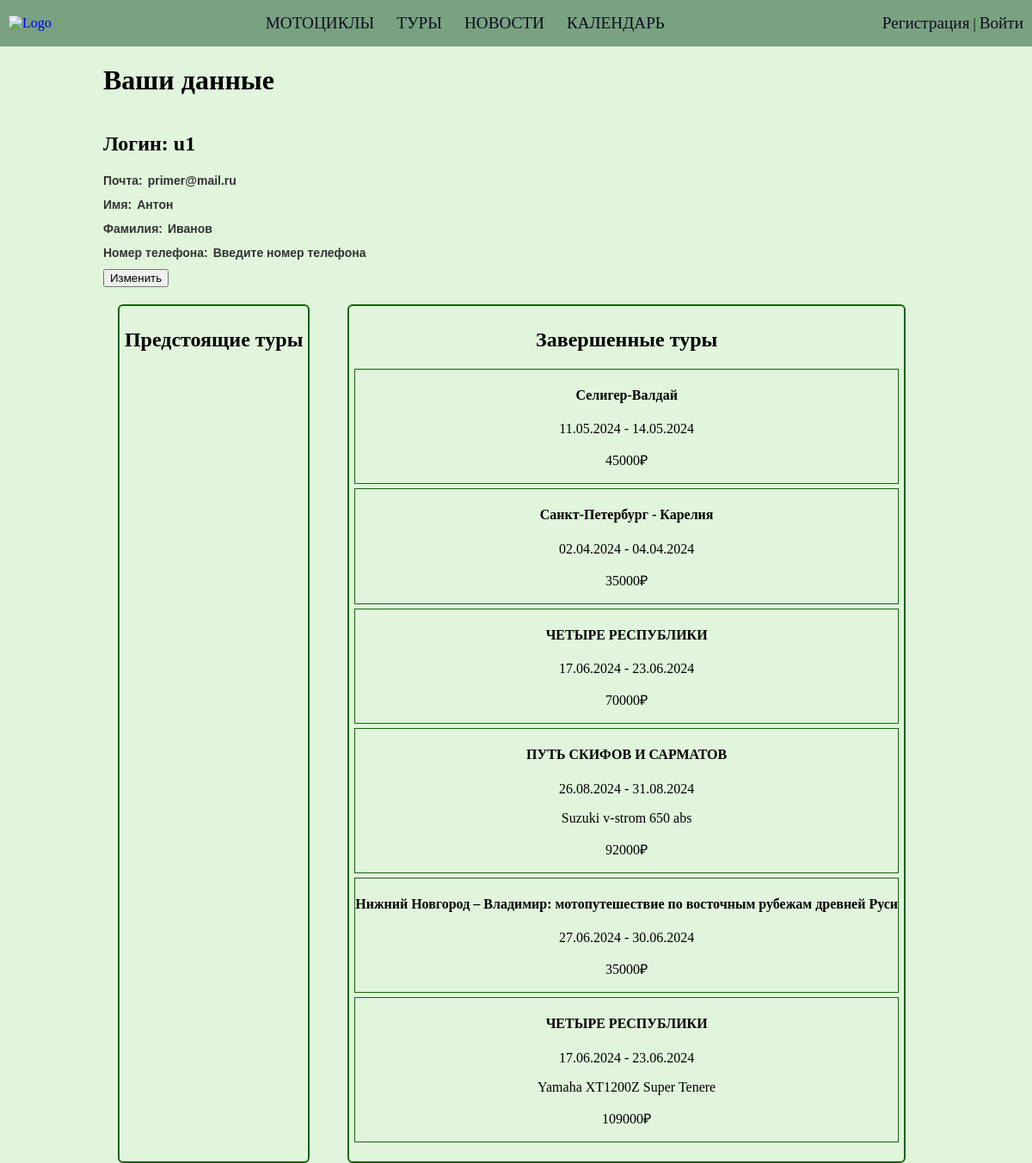
Page /profile/u1/ on the committed database.
### base/models.py (models this page shows, shortened)
class Reservation(models.Model):
    tourId = models.ForeignKey(Tour, on_delete=models.CASCADE, verbose_name="Тур")
    userId = models.ForeignKey(User, on_delete=models.CASCADE, verbose_name="Пользователь")
    price = models.IntegerField(verbose_name='Цена', blank=True)
    isRentMoto = models.BooleanField(verbose_name='Аренда', default=True)
    motoId = models.ForeignKey(Moto, on_delete=models.CASCADE, verbose_name="Мотоцикл", blank=True, null=True)
    time = models.DateTimeField(auto_now_add=True, verbose_name="Время бронирования")
    moreInfo = models.TextField(verbose_name='Дополнительная информация', blank=True)
    class Meta:
        verbose_name = 'Запись'
        verbose_name_plural = 'Записи'

class Tour(models.Model):
    tripId = models.ForeignKey(Trip, on_delete=models.CASCADE, verbose_name="Путешествие")
    dateId = models.ForeignKey(Dates, on_delete=models.CASCADE, verbose_name="Дата тура")
    available = models.IntegerField(verbose_name='Вего мест')
    booked = models.IntegerField(verbose_name='Занято мест', default=0)
    def __str__(self):
        return str(self.tripId)
    class Meta:
        verbose_name = 'Тур'
        verbose_name_plural = 'Туры'

class Trip(models.Model):
    name = models.CharField(max_length=150, verbose_name='Название')
    description = models.TextField(verbose_name='Описание', default=None)
    date = models.ManyToManyField('Dates', verbose_name='Даты', default=None, blank=True)
    duration = models.IntegerField(verbose_name='Длительность', default=None)
    length = models.IntegerField(verbose_name='Протяженность маршрута', default=None)
    lvl = models.CharField(max_length=255, choices=LvlType.choices(), verbose_name='Уровень сложности', default=None)
    priceWOMoto = models.IntegerField(verbose_name='Цена на воем мотоцикле', default=None)
    priceWMoto = models.IntegerField(verbose_name='Цена с арендтой мотоцикла', default=None)
    type = models.CharField(max_length=255, choices=TripType.choices(), verbose_name='Тип путешествия', default=None)
    places = models.TextField(verbose_name='Промежуточные точки', default=None, null=True)
    image = models.ImageField(upload_to='images/trip', blank=True)
    def __str__(self):
        return self.name
    class Meta:
        verbose_name = 'Путешествие'
        verbose_name_plural = 'Путешествия'

class Dates(models.Model):
    dateStart = models.DateField(verbose_name='Начало')
    dateFinish = models.DateField(verbose_name='Конец')
    def __str__(self):
        return f'{str(self.dateStart.strftime("%d.%m.%Y"))} - {str(self.dateFinish.strftime("%d.%m.%Y"))}'
    class Meta:
        verbose_name = 'Дата'
        verbose_name_plural = 'Даты'

class Moto(models.Model):
    name = models.CharField(max_length=50, verbose_name='Название')
    weight = models.IntegerField(verbose_name='Вес')
    launch = models.CharField(max_length=255, choices=LaunchType.choices(), verbose_name='Тип запуска')
    seatHeight = models.FloatField(verbose_name='Высота сиденья')
    tankCapacity = models.FloatField(verbose_name='Емкость топливного бака')
    engineCapacity = models.IntegerField(verbose_name='Объем двигателя')
    enginePower = models.FloatField(verbose_name='Мощность двигателя')
    rentPrice = models.IntegerField(verbose_name='Цена аренды', default=10000)
    image = models.ImageField(upload_to='images/moto', blank=True)
    description = models.TextField(verbose_name='Описание', default=None, null=True)
    def __str__(self):
        return self.name
    class Meta:
        verbose_name = 'Мотоцикл'
        verbose_name_plural = 'Мотоциклы'
        ordering = ['name']

### base/views.py (the view, shortened to what this page needs)
# urls.py: path('profile/<slug:username>/', ProfileView.as_view(), name='profile'),
class ProfileView(DetailView, DateMixin, DataMixin):
    model = User
    slug_field = 'username'
    slug_url_kwarg = 'username'
    template_name = 'base/profile.html'
    def get_context_data(self, *, object_list=None, **kwargs):
        context = super().get_context_data(**kwargs)
        c_def = self.get_user_context(title="Тур")
        context['prof'] = Profile.objects.get(user=context['object'])
        context['reservations'] = Reservation.objects.filter(userId=context['object'])
        return dict(list(context.items()) + list(c_def.items()))

### base/views.py (called while the page is built)
    def get_now_day(self):
        return date.today()

    def get_user_context(self, **kwargs):
        context = kwargs
        context['menu'] = menu
        return context

### base/templates/base/profile.html (shortened to what this page needs)
{% extends 'base/base.html' %}
{% load static %}
{% block style %}
    <link type="text/css" rel="stylesheet" href="{% static 'base/css/profile.css' %}"/>
{% endblock %}
{% block content %}
<h1>Ваши данные</h1>
  <form method="post">
    <h2 class="u-login">Логин: {{ user.username }}</h2>
    {% if user.email %}
      <div class="block">
        <p class="u-data">Почта:</p>
        <input name="mail" value="{{ user.email }}"></input>
      </div>
    {% else %}
      <div class="block">
        <p class="u-data">Почта:</p>
        <input name="mail" value="Введите почту"></input>
      </div>
    {% endif %}
    {% if user.first_name %}
      <div class="block">
        <p class="u-data">Имя:</p>
        <input name="fName" value="{{ user.first_name }}"></input>
      </div>
    {% else %}
      <div class="block">
        <p class="u-data">Имя:</p>
        <input name="fName" value="Введите имя"></input>
      </div>
    {% endif %}
    {% if user.last_name %}
      <div class="block">
        <p class="u-data">Фамилия:</p>
        <input type="text" name="sName" value="{{ user.last_name }}"></input>
      </div>
    {% else %}
      <div class="block">
        <p class="u-data">Фамилия:</p>
        <input type="text" name="sName" value="Введите фамилию"></input>
      </div>
    {% endif %}
    {% if prof.phone %}
      <div class="block">
        <p class="u-data">Номер телефона:</p>
        <input type="text" name="number" value="{{ prof.phone }}"></input>
      </div>
    {% else %}
      <div class="block">
        <p class="u-data">Номер телефона:</p>
        <input type="text" name="number" value="Введите номер телефона"></input>
      </div>
    {% endif %}
    <button type="submit">Изменить</button>
  </form>
  <div class='tours-info'>
    <div class="soon-tours">
      <h2>Предстоящие туры</h2>
    </div>
    <div class="ended-tours">
      <h2>Завершенные туры</h2>
      <ul>
        {% for res in reservations %}
          {% if res.tourId.dateId.dateStart <= view.get_now_day %}
            <a href="{% url 'trip' res.tourId.pk %}">
              <li>
                  <h4>{{res.tourId}}</h4>
                  <p>{{res.tourId.dateId}}</p>
                  {% if res.isRentMoto %}
                    <p>{{res.motoId}}</p>
                  {% endif %}
                  <p>{{res.price}}₽</p>
              </li>
            </a>
          {% endif %}
        {% endfor %}
      </ul>
    </div>
  </div>
{% endblock %}

### base/static/base/css/profile.css (style rules this page uses)
form { display: flex; flex-direction: column; align-items: baseline; margin-bottom: 20px; }
.block p { display: inline; }
p.u-data, input { font-family: helvetica; font-size: 14px; font-weight: bold; color: #333333; margin-bottom: 10px; }
input { background: none; border: none; }
.tours-info { text-align: center; margin: auto; display: flex; justify-content: space-around; }
.tours-info ul { padding: 0; }
.tours-info ul li { border: 1px solid #1a630f; margin-bottom: 5px; transition: all 0.3s ease; color: black; }
.soon-tours, .ended-tours { display: inline-block; margin-right: 10px; border: 2px solid #1a630f; border-radius: 6px; padding: 6px; }

### base/static/base/css/base.css (style rules this page uses)
li { list-style-type: none; }
a { text-decoration: none; }
body { margin: 0px; background-color: #e0f5dc; }

### rows in the picture
Reservation: tourId "Селигер-Валдай", tourId.dateId "11.05.2024 - 14.05.2024", price "45000"
Reservation: tourId "Санкт-Петербург - Карелия", tourId.dateId "02.04.2024 - 04.04.2024", price "35000"
Reservation: tourId "ЧЕТЫРЕ РЕСПУБЛИКИ", tourId.dateId "17.06.2024 - 23.06.2024", price "70000"
Reservation: tourId "ПУТЬ СКИФОВ И САРМАТОВ", tourId.dateId "26.08.2024 - 31.08.2024", motoId "Suzuki v-strom 650 abs", price "92000"
Reservation: tourId "Нижний Новгород – Владимир: мотопутешествие по восточным рубежам древней Руси", tourId.dateId "27.06.2024 - 30.06.2024", price "35000"
Reservation: tourId "ЧЕТЫРЕ РЕСПУБЛИКИ", tourId.dateId "17.06.2024 - 23.06.2024", motoId "Yamaha XT1200Z Super Tenere", price "109000"

### other values in the picture
{{ user.username }} "u1"
